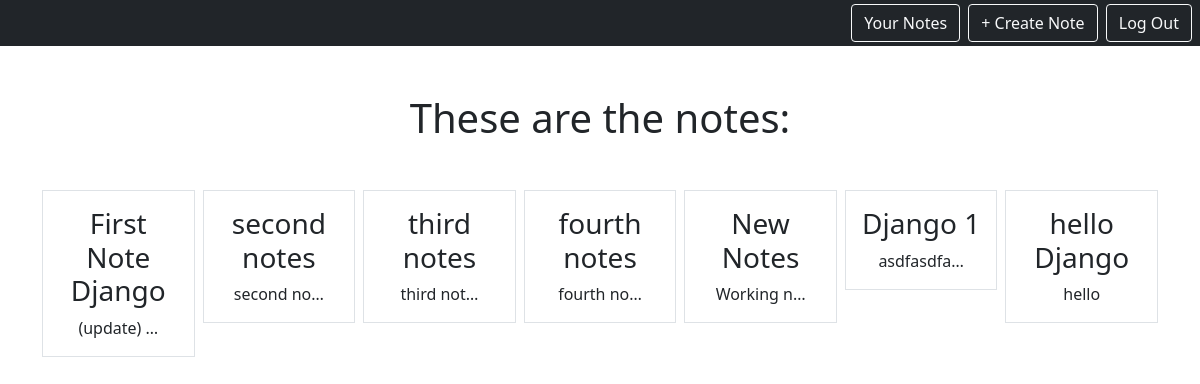
Page /smart/notes (signed in) on the committed database.
### notes/models.py (models this page shows)
class Notes(models.Model):
    title = models.CharField(max_length=200)
    text = models.TextField()
    created = models.DateTimeField(auto_now_add=True)
    user = models.ForeignKey(User, on_delete=models.CASCADE, related_name="notes")

### notes/views.py (the view)
# urls.py: path('notes', views.NotesListView.as_view(), name="notes.list"),
class NotesListView(LoginRequiredMixin, ListView):
    model = Notes
    context_object_name = "notes"
    template_name = "notes/notes_list.html"
    login_url="/admin"
    def get_queryset(self):
        return self.request.user.notes.all()

### notes/templates/notes/notes_list.html
{% extends 'base.html' %}
{% block content %}
    <h1 class="my-5">These are the notes:</h1>
    <div class="row row-col3 g-2">
        {% for note in notes %}
            <div class="col">
                <div class="p-3 border">
                    <a href="{% url 'notes.detail' pk=note.id %}" class="text-dark text-decoration-none"><h3>{{note.title}}</h3></a>
                    {{note.text|truncatechars:10}}
                </div>
            </div>
        {% endfor %}
    </div>
{% endblock %}

### rows in the picture
Notes: title "First Note Django", text "(update) …"
Notes: title "second notes", text "second no…"
Notes: title "third notes", text "third not…"
Notes: title "fourth notes", text "fourth no…"
Notes: title "New Notes", text "Working n…"
Notes: title "Django 1", text "asdfasdfa…"
Notes: title "hello Django", text "hello"
